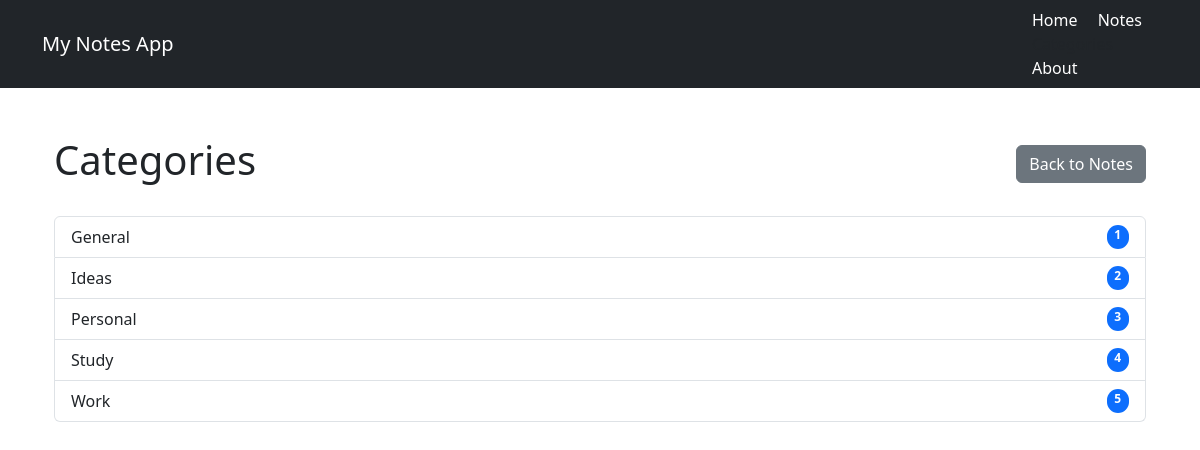
The page /categories on the database its author committed.
### tables this page shows
CREATE TABLE categories (
            id INTEGER PRIMARY KEY AUTOINCREMENT,
            name TEXT NOT NULL UNIQUE
        );

### app.py (the view)
@app.route("/categories")
def categories():
    category_list = get_all_categories()
    return render_template(
        "categories.html",
        categories=category_list
    )

### app.py (called while the page is built)
def get_db_connection():
    connection = sqlite3.connect(DATABASE)
    connection.row_factory = sqlite3.Row
    return connection

def get_all_categories():
    connection = get_db_connection()
    categories = connection.execute(
        "SELECT * FROM categories ORDER BY name ASC"
    ).fetchall()
    connection.close()
    return categories

### templates/categories.html (shortened to what this page needs)
{% extends "base.html" %}
{% block content %}
<div class="container mt-4">
    <div class="d-flex justify-content-between align-items-center mb-4">
        <h1>Categories</h1>
        <a href="{{ url_for('notes') }}"
           class="btn btn-secondary">
            Back to Notes
        </a>
    </div>
    {% if categories %}
        <div class="list-group">
            {% for category in categories %}
                <div class="list-group-item d-flex justify-content-between">
                    <span>
                        {{ category['name'] }}
                    </span>
                    <span class="badge bg-primary rounded-pill">
                        {{ loop.index }}
                    </span>
                </div>
            {% endfor %}
        </div>
    {% endif %}
</div>
{% endblock %}

### rows shown on the page
categories: name "General"
categories: name "Ideas"
categories: name "Personal"
categories: name "Study"
categories: name "Work"
